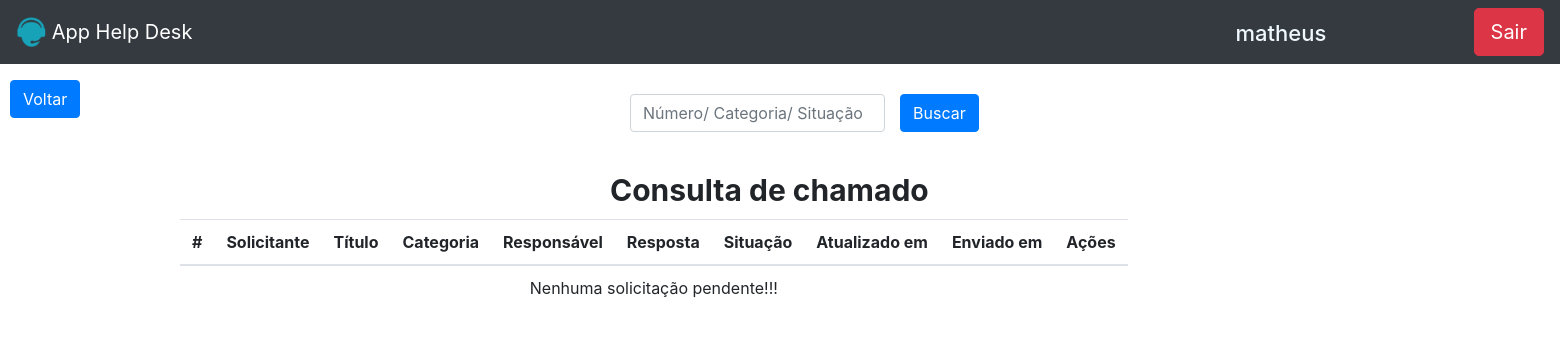
Before: /php/meus_chamados.php (signed in) with the older database file.
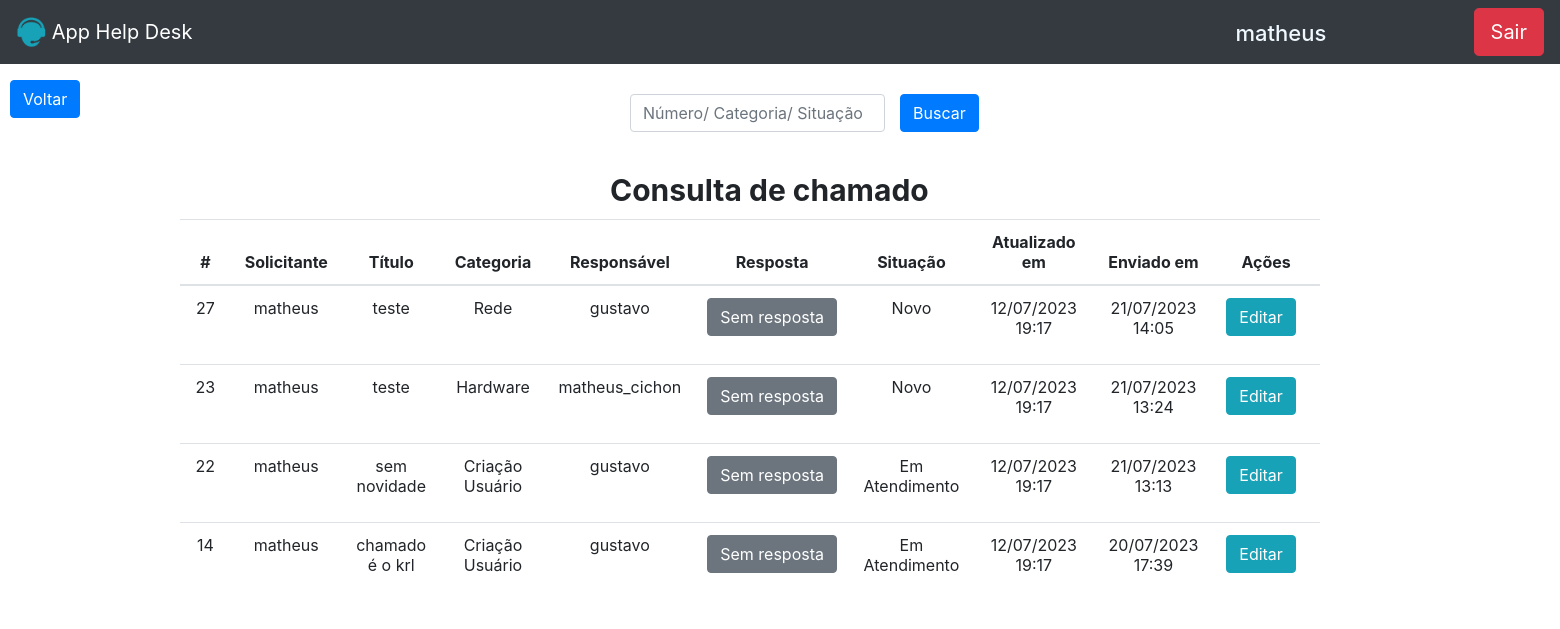
After: the same page with the newer database file.
### tables this page shows
CREATE TABLE IF NOT EXISTS `tb_pedidos` (
  `id` int NOT NULL AUTO_INCREMENT,
  `usuario` varchar(50) NOT NULL,
  `titulo` varchar(45) NOT NULL,
  `categoria` varchar(45) NOT NULL,
  `descricao` varchar(100) NOT NULL,
  `responsavel` varchar(25) DEFAULT NULL,
  `respostas` varchar(255) DEFAULT NULL,
  `situacao` varchar(45) NOT NULL,
  `dta_criacao` timestamp NULL DEFAULT CURRENT_TIMESTAMP,
  `dta_atualizacao` timestamp NOT NULL DEFAULT CURRENT_TIMESTAMP ON UPDATE CURRENT_TIMESTAMP,
  PRIMARY KEY (`id`)
);

### php/meus_chamados.php (the view, shortened to what this page needs)
<?php
include_once('config.php');
 $usuario = $_SESSION['usuario'] ;
if(!empty($_GET['search']))
{
    $data = $_GET['search'];
    $sql = "SELECT * FROM tb_pedidos WHERE (id = '$data' and usuario ='$usuario') or (categoria LIKE '%$data%' and usuario ='$usuario') or (situacao LIKE '%$data%' and usuario ='$usuario') ORDER BY id DESC ";
} else {
$sql = "SELECT * FROM tb_pedidos where usuario ='$usuario' and
situacao != 'finalizado'  ORDER BY id DESC ";
}
$result = $conexao->query($sql);
?>
<html>
<head>
  <link rel="stylesheet" href="https://maxcdn.bootstrapcdn.com/bootstrap/4.0.0/css/bootstrap.min.css">
</head>
<body>
  <?php
  require_once 'header.php';
  ?>
  <div id='filtro'>
    <input type="search" class="form-control"  id="pesquisar" placeholder="Número/ Categoria/ Situação"  autofocus autocomplete="on">
    <button onclick="searchData()" class="btn btn-primary" id="btn">Buscar</button>
  </div>
  <?php
  switch ($_SESSION['nivel']) {
    case '2':
      echo " <a class='btn btn-primary' id='voltar' href='admin.php' name='voltar' type='button' data-toggle='tooltip' data-placement='right' title='Página inicial'>Voltar</a>";
          break;
    }
  ?>
  <div class="container">
    <div class="row">
    <div class="card-consultar-chamado">
             <p id="titulo"><strong>Consulta de chamado<strong></p>
          </div>
          <table class="table">
            <thead>
              <tr>
              <th>#</th>
                <th>Solicitante</th>
                <th>Título</th>
                <th>Categoria</th>
                <th>Responsável</th>
                <th>Resposta</th>
                <th>Situação</th>
                <th>Atualizado em</th>
                <th>Enviado em</th>
                <th>Ações</th>
              </tr>
            </thead>
            <?php
            if ($result->num_rows == 0) {
              echo '<td colspan="10">';
              echo "Nenhuma solicitação pendente!!!</td>";
            }
            while ($user_data = mysqli_fetch_assoc($result)) {
              $data_atua = explode(' ', $user_data['dta_atualizacao']);
              $hora1 = $data_atua[1];
              $data_atualiza = explode('-',  $data_atua[0]);
              $data_atualiza = array_reverse($data_atualiza);
              $data_atualiza = implode('/', $data_atualiza);
              $data = explode(' ', $user_data['dta_criacao']);
              $hora = $data[1];
              $space = ' ';
              $data_criacao = explode('-',  $data[0]);
              $data_criacao = array_reverse($data_criacao);
              $data_criacao = implode('/', $data_criacao);
              echo "<tr>";
              echo "<td>" . $user_data['id'] . "</td>";
              echo "<td>" . $user_data['usuario'] . "</td>";
              echo "<td>" . $user_data['titulo'] . "</td>";
              echo "<td>" . $user_data['categoria'] . "</td>";
              echo "<td>" . $user_data['responsavel'] . "</td>";
              if($user_data['respostas_resp'] == "") {
                echo "<td><p class='btn  btn-secondary'>Sem resposta</p></td>";
              } else {
                  echo "<td><a class='btn btn-primary' href='resposta.php?id=$user_data[id]'>ver respostas</a></td>";
              }
              echo "<td>" . $user_data['situacao'] . "</td>";
              echo "<td>" . $data_atualiza . $space . substr($hora1, 0, 5) . "</td>";
              echo "<td>" . $data_criacao . $space . substr($hora, 0, 5) . "</td>";
              echo "<td><a class='btn btn-info' href='edita.php?id=$user_data[id]'>Editar</a></td>";
            }
            ?>
        </div>
      </div>
</body>
</html>

Changed rows visible on the page:
added tb_pedidos: id "27", usuario "matheus", titulo "teste", categoria "Rede", responsavel "gustavo", shows "Sem resposta", situacao "Novo", dta_atualizacao "12/07/2023", dta_atualizacao "19:17", dta_criacao "21/07/2023", dta_criacao "14:05"
added tb_pedidos: id "23", usuario "matheus", titulo "teste", categoria "Hardware", responsavel "matheus_cichon", shows "Sem resposta", situacao "Novo", dta_atualizacao "12/07/2023", dta_atualizacao "19:17", dta_criacao "21/07/2023", dta_criacao "13:24"
added tb_pedidos: id "22", usuario "matheus", titulo "sem novidade", categoria "Criação Usuário", responsavel "gustavo", shows "Sem resposta", situacao "Em Atendimento", dta_atualizacao "12/07/2023", dta_atualizacao "19:17", dta_criacao "21/07/2023", dta_criacao "13:13"
added tb_pedidos: id "14", usuario "matheus", titulo "chamado é o krl", categoria "Criação Usuário", responsavel "gustavo", shows "Sem resposta", situacao "Em Atendimento", dta_atualizacao "12/07/2023", dta_atualizacao "19:17", dta_criacao "20/07/2023", dta_criacao "17:39"
Other visible differences:
text no longer shown: "Nenhuma solicitação pendente!!!"
